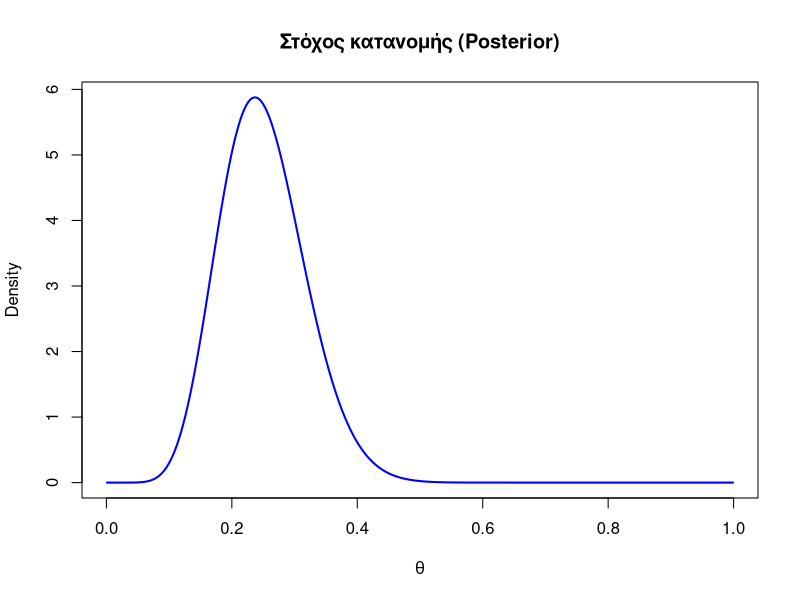
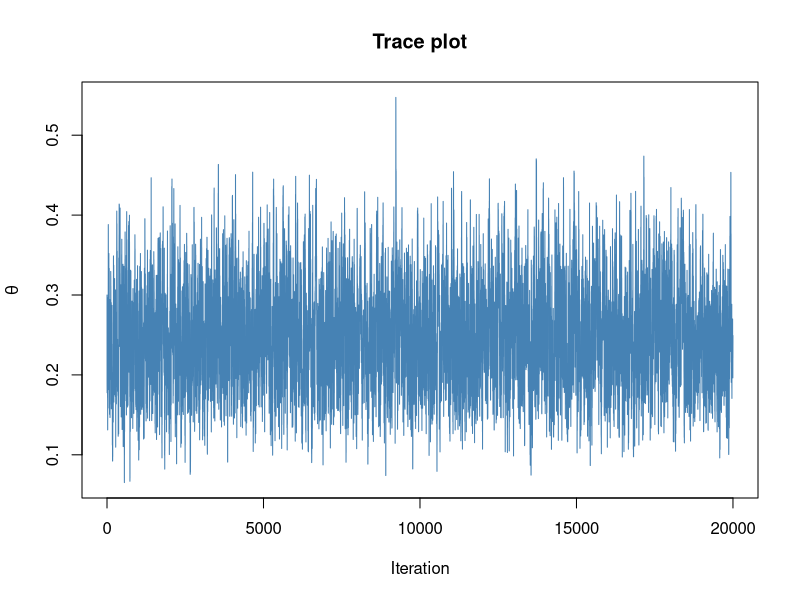
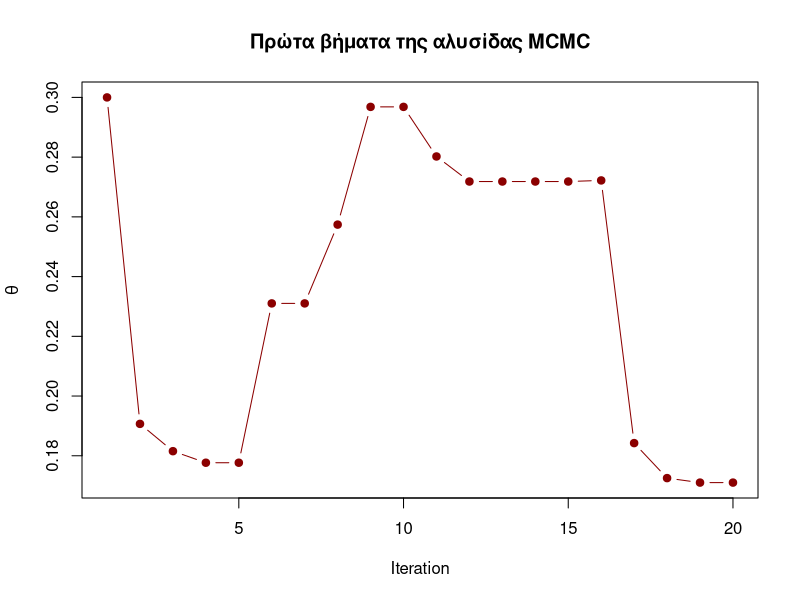
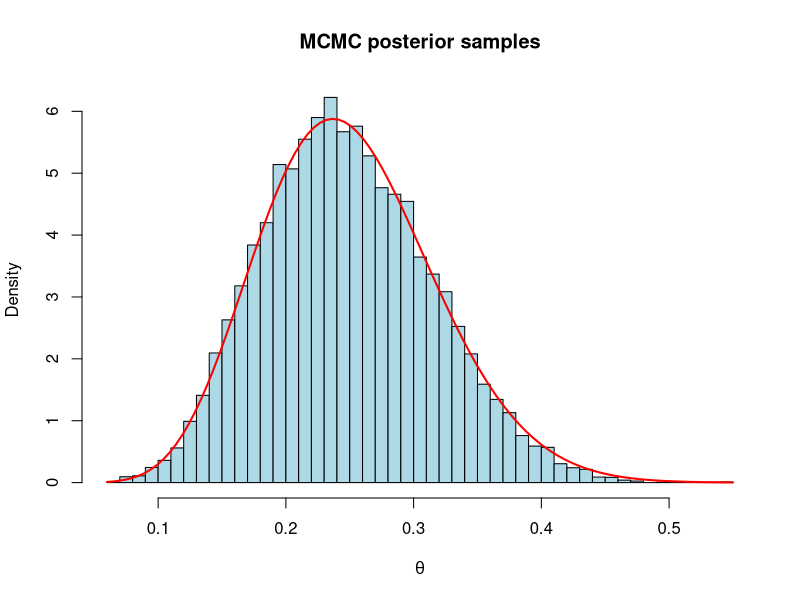
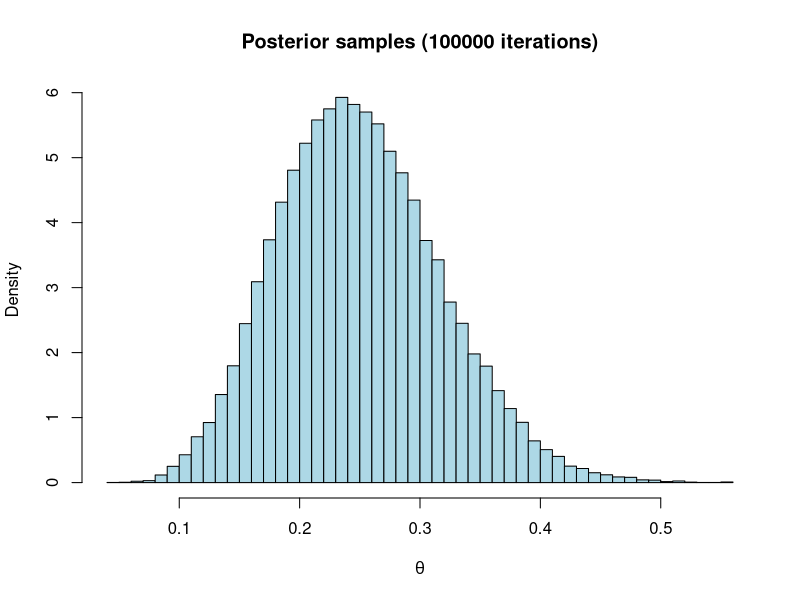

Source code (R) for these figures, in order:
## ---- chunk 1
#| label: setup
#| include: false

options(timeout = 600)

pkgs <- c("ggplot2", "dplyr", "tibble")

to_install <- setdiff(pkgs, rownames(installed.packages()))
if (length(to_install) > 0) {
  install.packages(to_install, repos = "https://cloud.r-project.org")
}

suppressPackageStartupMessages({
  lapply(pkgs, library, character.only = TRUE)
})

theme_set(theme_minimal(base_size = 14))
## ---- chunk 2
#| label: target-distribution

theta_grid <- seq(0.001, 0.999, length.out = 2000)

plot(theta_grid,
     dbeta(theta_grid, 10, 30),
     type = "l",
     lwd = 2,
     col = "blue",
     xlab = expression(theta),
     ylab = "Density",
     main = "Στόχος κατανομής (Posterior)")

## ---- chunk 3
#| label: metropolis-algorithm

metropolis <- function(n_iter = 20000,
                       start = 0.3,
                       proposal_sd = 0.05) {

  theta <- numeric(n_iter)
  theta[1] <- start

  accepted <- 0

  for(i in 2:n_iter){

    proposal <- rnorm(1, theta[i-1], proposal_sd)

    if(proposal > 0 && proposal < 1){

      ratio <- dbeta(proposal, 10, 30) /
               dbeta(theta[i-1], 10, 30)

      alpha <- min(1, ratio)

      if(runif(1) < alpha){

        theta[i] <- proposal
        accepted <- accepted + 1

      } else {

        theta[i] <- theta[i-1]

      }

    } else {

      theta[i] <- theta[i-1]

    }

  }

  list(
    samples = theta,
    acc_rate = accepted / n_iter
  )

}
## ---- chunk 4
fit <- metropolis()

samples <- fit$samples

fit$acc_rate
## ---- chunk 5
plot(samples,
     type="l",
     col="steelblue",
     xlab="Iteration",
     ylab=expression(theta),
     main="Trace plot")

## ---- chunk 6
head(samples, 10)
plot(samples[1:20],
     type="b",
     pch=19,
     col="darkred",
     xlab="Iteration",
     ylab=expression(theta),
     main="Πρώτα βήματα της αλυσίδας MCMC")
## ---- chunk 7
hist(samples,
     prob=TRUE,
     breaks=40,
     col="lightblue",
     main="MCMC posterior samples",
     xlab=expression(theta))

curve(dbeta(x,10,30),
      add=TRUE,
      col="red",
      lwd=2)
## ---- chunk 8
mean(samples)

quantile(samples,c(0.025,0.975))

## ---- chunk 9

fit_small <- metropolis(proposal_sd=0.01)
fit_large <- metropolis(proposal_sd=0.2)

fit_small$acc_rate
fit_large$acc_rate

## ---- chunk 10
fit_long <- metropolis(n_iter = 100000)

samples_long <- fit_long$samples

hist(samples_long,
     prob = TRUE,
     breaks = 40,
     col = "lightblue",
     main = "Posterior samples (100000 iterations)",
     xlab = expression(theta))
